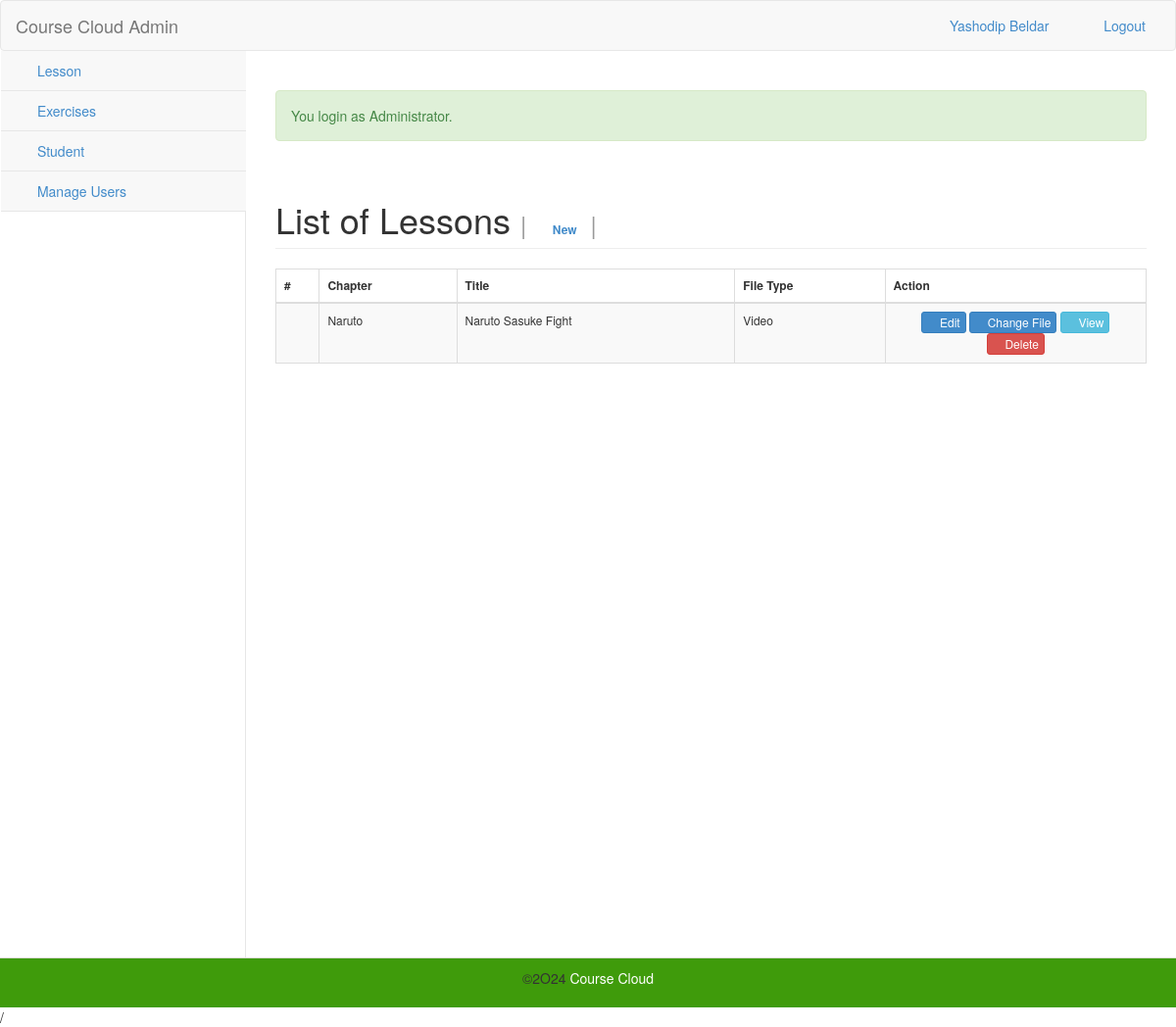
Screenshot of /admin/modules/lesson/index.php (signed in) with the database file from the repository.
### tables this page shows
CREATE TABLE `tbllesson` (
  `LessonID` int(11) NOT NULL,
  `LessonChapter` varchar(90) NOT NULL,
  `LessonTitle` varchar(90) NOT NULL,
  `FileLocation` text NOT NULL,
  `Category` varchar(90) NOT NULL
);

### admin/modules/lesson/index.php (called while the page is built, shortened)
<?php
require_once("../../navigation/navigations.php");
?>

### include/database.php (called while the page is built, shortened)
<?php
class Database {
    var $sql_string = '';
    private $conn;
    public function open_connection() {
        $this->conn = mysqli_connect(server, user, pass);
        if (!$this->conn) {
            echo "Problem in database connection! Contact administrator!";
            exit();
        } else {
            $db_select = mysqli_select_db($this->conn, database_name);
        }
    }
    function setQuery($sql = '') {
        $this->sql_string = $sql;
    }
    function executeQuery() {
        $result = mysqli_query($this->conn, $this->sql_string);
        return $result;
    }
    private function confirm_query($result) {
        return $result;
    }
    function loadResultList($key = '') {
        $cur = $this->executeQuery();
        $array = array();
        while ($row = mysqli_fetch_object($cur)) {
            if ($key) {
                $array[$row->$key] = $row;
            } else {
                $array[] = $row;
            }
        }
        return $array;
    }
}
$mydb = new Database();

### admin/modules/lesson/list.php (the view, shortened to what this page needs)
<div class="row">
     <div class="col-lg-12">
           <h1 class="page-header">List of Lessons <small>|  <label class="label label-xs" style="font-size: 12px"><a href="index.php?view=add">  <i class="fa fa-plus-circle fw-fa"></i> New</a></label> |</small></h1>
      		</div>
  		 </div>
 		    <form action="controller.php?action=delete" Method="POST">
		      <div class="table-responsive">
			<table id="example" class="table table-striped table-bordered table-hover table-responsive" style="font-size:12px" cellspacing="0">
			  <thead>
			  	<tr>
			  		<th width="5%">#</th>
			  		 <th>Chapter</th>
			  		<th>Title</th>
			  		<th>File Type</th>
			  	 	<th width="30%" >Action</th>
			  	</tr>
			  </thead>
			  <tbody>
			  	<?php
			  		$mydb->setQuery("SELECT *
										FROM  `tbllesson`");
			  		$cur = $mydb->loadResultList();
					foreach ($cur as $result) {
			  		echo '<tr>';
			  		echo '<td width="5%" align="center"></td>';
			  		echo '<td>'. $result->LessonChapter.'</td>';
			  		echo '<td>'. $result->LessonTitle.'</td>';
			  		echo '<td>'. $result->Category.'</td>';
			  		if ($result->Category=="Video") {
			  			$view = "index.php?view=playvideo&id=".$result->LessonID;
			  		}else{
			  			$view = "index.php?view=viewpdf&id=".$result->LessonID;
			  		}
			  		echo '<td align="center" > <a title="Edit Details" href="index.php?view=edit&id='.$result->LessonID.'"  class="btn btn-primary btn-xs  ">  <span class="fa fa-edit fw-fa"></span> Edit</a>
			  					<a title="Change File" href="index.php?view=uploadfile&id='.$result->LessonID.'"  class="btn btn-primary btn-xs  ">  <span class="fa fa-upload fw-fa"></span> Change File</a>
			  					 <a title="View Files"  href="'.$view.'" class="btn btn-info btn-xs" ><span class="fa fa-info fw-fa"></span> View</a>
			  					 <a title="Delete" href="controller.php?action=delete&id='.$result->LessonID.'" class="btn btn-danger btn-xs" ><span class="fa fa-trash-o fw-fa"></span> Delete</a>
			  					 </td>';
			  		echo '</tr>';
			  	}
			  	?>
			  </tbody>
			</table>
		</div>
			</form>

### rows the page displays
tbllesson: LessonChapter "Naruto", LessonTitle "Naruto Sasuke Fight", Category "Video"

### other values shown
$_SESSION['NAME'] "Yashodip Beldar"
$_SESSION['message'] "You login as Administrator."
